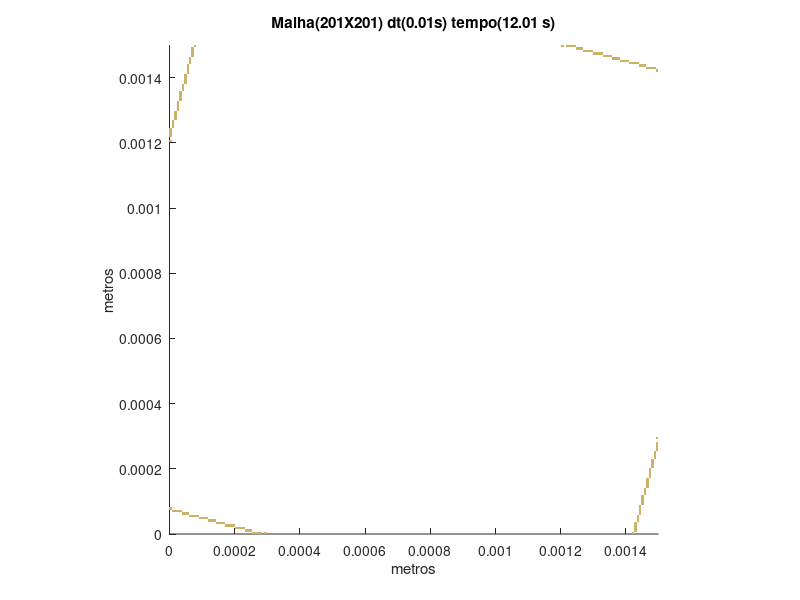

The MATLAB source for this figure:
set (gca,'PlotBoxAspectRatio',[1 1 1],'Xlim',[0,0.0015],'Ylim',[0,0.0015])
hold on
title('Malha(201X201) dt(0.01s) tempo(12.01 s)')
hold on
ylabel('metros')
hold on
xlabel('metros')
hold on

fill([0.000253731343283582 0.000253731343283582 0.000261194029850746 0.000261194029850746],[0 7.46268656716418E-06 7.46268656716418E-06 0],[0.8,0.7,0.4],'LineStyle','none')

fill([0.000261194029850746 0.000261194029850746 0.00026865671641791 0.00026865671641791],[0 7.46268656716418E-06 7.46268656716418E-06 0],[0.8,0.7,0.4],'LineStyle','none')

fill([0.00026865671641791 0.00026865671641791 0.000276119402985075 0.000276119402985075],[0 7.46268656716418E-06 7.46268656716418E-06 0],[0.8,0.7,0.4],'LineStyle','none')

fill([0.000276119402985075 0.000276119402985075 0.000283582089552239 0.000283582089552239],[0 7.46268656716418E-06 7.46268656716418E-06 0],[0.8,0.7,0.4],'LineStyle','none')

fill([0.000291044776119403 0.000291044776119403 0.000298507462686567 0.000298507462686567],[0 7.46268656716418E-06 7.46268656716418E-06 0],[0.8,0.7,0.4],'LineStyle','none')

fill([0.00141791044776119 0.00141791044776119 0.00142537313432836 0.00142537313432836],[0 7.46268656716418E-06 7.46268656716418E-06 0],[0.8,0.7,0.4],'LineStyle','none')

fill([0.00023134328358209 0.00023134328358209 0.000238805970149254 0.000238805970149254],[7.46268656716418E-06 1.49253731343284E-05 1.49253731343284E-05 7.46268656716418E-06],[0.8,0.7,0.4],'LineStyle','none')

fill([0.000238805970149254 0.000238805970149254 0.000246268656716418 0.000246268656716418],[7.46268656716418E-06 1.49253731343284E-05 1.49253731343284E-05 7.46268656716418E-06],[0.8,0.7,0.4],'LineStyle','none')

fill([0.000246268656716418 0.000246268656716418 0.000253731343283582 0.000253731343283582],[7.46268656716418E-06 1.49253731343284E-05 1.49253731343284E-05 7.46268656716418E-06],[0.8,0.7,0.4],'LineStyle','none')

fill([0.00142537313432836 0.00142537313432836 0.00143283582089552 0.00143283582089552],[7.46268656716418E-06 1.49253731343284E-05 1.49253731343284E-05 7.46268656716418E-06],[0.8,0.7,0.4],'LineStyle','none')

fill([0.000201492537313433 0.000201492537313433 0.000208955223880597 0.000208955223880597],[1.49253731343284E-05 2.23880597014925E-05 2.23880597014925E-05 1.49253731343284E-05],[0.8,0.7,0.4],'LineStyle','none')

fill([0.000208955223880597 0.000208955223880597 0.000216417910447761 0.000216417910447761],[1.49253731343284E-05 2.23880597014925E-05 2.23880597014925E-05 1.49253731343284E-05],[0.8,0.7,0.4],'LineStyle','none')

fill([0.000216417910447761 0.000216417910447761 0.000223880597014925 0.000223880597014925],[1.49253731343284E-05 2.23880597014925E-05 2.23880597014925E-05 1.49253731343284E-05],[0.8,0.7,0.4],'LineStyle','none')

fill([0.000223880597014925 0.000223880597014925 0.00023134328358209 0.00023134328358209],[1.49253731343284E-05 2.23880597014925E-05 2.23880597014925E-05 1.49253731343284E-05],[0.8,0.7,0.4],'LineStyle','none')

fill([0.00142537313432836 0.00142537313432836 0.00143283582089552 0.00143283582089552],[1.49253731343284E-05 2.23880597014925E-05 2.23880597014925E-05 1.49253731343284E-05],[0.8,0.7,0.4],'LineStyle','none')

fill([0.000171641791044776 0.000171641791044776 0.00017910447761194 0.00017910447761194],[2.23880597014925E-05 2.98507462686567E-05 2.98507462686567E-05 2.23880597014925E-05],[0.8,0.7,0.4],'LineStyle','none')

fill([0.00017910447761194 0.00017910447761194 0.000186567164179104 0.000186567164179104],[2.23880597014925E-05 2.98507462686567E-05 2.98507462686567E-05 2.23880597014925E-05],[0.8,0.7,0.4],'LineStyle','none')

fill([0.000186567164179104 0.000186567164179104 0.000194029850746269 0.000194029850746269],[2.23880597014925E-05 2.98507462686567E-05 2.98507462686567E-05 2.23880597014925E-05],[0.8,0.7,0.4],'LineStyle','none')

fill([0.000194029850746269 0.000194029850746269 0.000201492537313433 0.000201492537313433],[2.23880597014925E-05 2.98507462686567E-05 2.98507462686567E-05 2.23880597014925E-05],[0.8,0.7,0.4],'LineStyle','none')

fill([0.00142537313432836 0.00142537313432836 0.00143283582089552 0.00143283582089552],[2.23880597014925E-05 2.98507462686567E-05 2.98507462686567E-05 2.23880597014925E-05],[0.8,0.7,0.4],'LineStyle','none')

fill([0.000141791044776119 0.000141791044776119 0.000149253731343284 0.000149253731343284],[2.98507462686567E-05 3.73134328358209E-05 3.73134328358209E-05 2.98507462686567E-05],[0.8,0.7,0.4],'LineStyle','none')

fill([0.000149253731343284 0.000149253731343284 0.000156716417910448 0.000156716417910448],[2.98507462686567E-05 3.73134328358209E-05 3.73134328358209E-05 2.98507462686567E-05],[0.8,0.7,0.4],'LineStyle','none')

fill([0.000156716417910448 0.000156716417910448 0.000164179104477612 0.000164179104477612],[2.98507462686567E-05 3.73134328358209E-05 3.73134328358209E-05 2.98507462686567E-05],[0.8,0.7,0.4],'LineStyle','none')

fill([0.000164179104477612 0.000164179104477612 0.000171641791044776 0.000171641791044776],[2.98507462686567E-05 3.73134328358209E-05 3.73134328358209E-05 2.98507462686567E-05],[0.8,0.7,0.4],'LineStyle','none')

fill([0.00142537313432836 0.00142537313432836 0.00143283582089552 0.00143283582089552],[2.98507462686567E-05 3.73134328358209E-05 3.73134328358209E-05 2.98507462686567E-05],[0.8,0.7,0.4],'LineStyle','none')

fill([0.000119402985074627 0.000119402985074627 0.000126865671641791 0.000126865671641791],[3.73134328358209E-05 4.47761194029851E-05 4.47761194029851E-05 3.73134328358209E-05],[0.8,0.7,0.4],'LineStyle','none')

fill([0.000126865671641791 0.000126865671641791 0.000134328358208955 0.000134328358208955],[3.73134328358209E-05 4.47761194029851E-05 4.47761194029851E-05 3.73134328358209E-05],[0.8,0.7,0.4],'LineStyle','none')

fill([0.000134328358208955 0.000134328358208955 0.000141791044776119 0.000141791044776119],[3.73134328358209E-05 4.47761194029851E-05 4.47761194029851E-05 3.73134328358209E-05],[0.8,0.7,0.4],'LineStyle','none')

fill([0.00143283582089552 0.00143283582089552 0.00144029850746269 0.00144029850746269],[3.73134328358209E-05 4.47761194029851E-05 4.47761194029851E-05 3.73134328358209E-05],[0.8,0.7,0.4],'LineStyle','none')

fill([8.95522388059702E-05 8.95522388059702E-05 9.70149253731343E-05 9.70149253731343E-05],[4.47761194029851E-05 5.22388059701493E-05 5.22388059701493E-05 4.47761194029851E-05],[0.8,0.7,0.4],'LineStyle','none')

fill([9.70149253731343E-05 9.70149253731343E-05 0.000104477611940299 0.000104477611940299],[4.47761194029851E-05 5.22388059701493E-05 5.22388059701493E-05 4.47761194029851E-05],[0.8,0.7,0.4],'LineStyle','none')

fill([0.000104477611940299 0.000104477611940299 0.000111940298507463 0.000111940298507463],[4.47761194029851E-05 5.22388059701493E-05 5.22388059701493E-05 4.47761194029851E-05],[0.8,0.7,0.4],'LineStyle','none')

fill([0.000111940298507463 0.000111940298507463 0.000119402985074627 0.000119402985074627],[4.47761194029851E-05 5.22388059701493E-05 5.22388059701493E-05 4.47761194029851E-05],[0.8,0.7,0.4],'LineStyle','none')

fill([0.00143283582089552 0.00143283582089552 0.00144029850746269 0.00144029850746269],[4.47761194029851E-05 5.22388059701493E-05 5.22388059701493E-05 4.47761194029851E-05],[0.8,0.7,0.4],'LineStyle','none')

fill([5.97014925373134E-05 5.97014925373134E-05 6.71641791044776E-05 6.71641791044776E-05],[5.22388059701493E-05 5.97014925373134E-05 5.97014925373134E-05 5.22388059701493E-05],[0.8,0.7,0.4],'LineStyle','none')

fill([6.71641791044776E-05 6.71641791044776E-05 7.46268656716418E-05 7.46268656716418E-05],[5.22388059701493E-05 5.97014925373134E-05 5.97014925373134E-05 5.22388059701493E-05],[0.8,0.7,0.4],'LineStyle','none')

fill([7.46268656716418E-05 7.46268656716418E-05 8.2089552238806E-05 8.2089552238806E-05],[5.22388059701493E-05 5.97014925373134E-05 5.97014925373134E-05 5.22388059701493E-05],[0.8,0.7,0.4],'LineStyle','none')

fill([8.2089552238806E-05 8.2089552238806E-05 8.95522388059702E-05 8.95522388059702E-05],[5.22388059701493E-05 5.97014925373134E-05 5.97014925373134E-05 5.22388059701493E-05],[0.8,0.7,0.4],'LineStyle','none')

fill([0.00143283582089552 0.00143283582089552 0.00144029850746269 0.00144029850746269],[5.22388059701493E-05 5.97014925373134E-05 5.97014925373134E-05 5.22388059701493E-05],[0.8,0.7,0.4],'LineStyle','none')

fill([3.73134328358209E-05 3.73134328358209E-05 4.47761194029851E-05 4.47761194029851E-05],[5.97014925373134E-05 6.71641791044776E-05 6.71641791044776E-05 5.97014925373134E-05],[0.8,0.7,0.4],'LineStyle','none')

fill([4.47761194029851E-05 4.47761194029851E-05 5.22388059701493E-05 5.22388059701493E-05],[5.97014925373134E-05 6.71641791044776E-05 6.71641791044776E-05 5.97014925373134E-05],[0.8,0.7,0.4],'LineStyle','none')

fill([5.22388059701493E-05 5.22388059701493E-05 5.97014925373134E-05 5.97014925373134E-05],[5.97014925373134E-05 6.71641791044776E-05 6.71641791044776E-05 5.97014925373134E-05],[0.8,0.7,0.4],'LineStyle','none')

fill([0.00144029850746269 0.00144029850746269 0.00144776119402985 0.00144776119402985],[5.97014925373134E-05 6.71641791044776E-05 6.71641791044776E-05 5.97014925373134E-05],[0.8,0.7,0.4],'LineStyle','none')

fill([7.46268656716418E-06 7.46268656716418E-06 1.49253731343284E-05 1.49253731343284E-05],[6.71641791044776E-05 7.46268656716418E-05 7.46268656716418E-05 6.71641791044776E-05],[0.8,0.7,0.4],'LineStyle','none')

fill([1.49253731343284E-05 1.49253731343284E-05 2.23880597014925E-05 2.23880597014925E-05],[6.71641791044776E-05 7.46268656716418E-05 7.46268656716418E-05 6.71641791044776E-05],[0.8,0.7,0.4],'LineStyle','none')

fill([2.23880597014925E-05 2.23880597014925E-05 2.98507462686567E-05 2.98507462686567E-05],[6.71641791044776E-05 7.46268656716418E-05 7.46268656716418E-05 6.71641791044776E-05],[0.8,0.7,0.4],'LineStyle','none')

fill([2.98507462686567E-05 2.98507462686567E-05 3.73134328358209E-05 3.73134328358209E-05],[6.71641791044776E-05 7.46268656716418E-05 7.46268656716418E-05 6.71641791044776E-05],[0.8,0.7,0.4],'LineStyle','none')

fill([0.00144029850746269 0.00144029850746269 0.00144776119402985 0.00144776119402985],[6.71641791044776E-05 7.46268656716418E-05 7.46268656716418E-05 6.71641791044776E-05],[0.8,0.7,0.4],'LineStyle','none')

fill([0 0 7.46268656716418E-06 7.46268656716418E-06],[7.46268656716418E-05 8.2089552238806E-05 8.2089552238806E-05 7.46268656716418E-05],[0.8,0.7,0.4],'LineStyle','none')

fill([0.00144029850746269 0.00144029850746269 0.00144776119402985 0.00144776119402985],[7.46268656716418E-05 8.2089552238806E-05 8.2089552238806E-05 7.46268656716418E-05],[0.8,0.7,0.4],'LineStyle','none')

fill([0.00144029850746269 0.00144029850746269 0.00144776119402985 0.00144776119402985],[8.2089552238806E-05 8.95522388059702E-05 8.95522388059702E-05 8.2089552238806E-05],[0.8,0.7,0.4],'LineStyle','none')

fill([0.00144776119402985 0.00144776119402985 0.00145522388059702 0.00145522388059702],[8.95522388059702E-05 9.70149253731343E-05 9.70149253731343E-05 8.95522388059702E-05],[0.8,0.7,0.4],'LineStyle','none')

fill([0.00144776119402985 0.00144776119402985 0.00145522388059702 0.00145522388059702],[9.70149253731343E-05 0.000104477611940299 0.000104477611940299 9.70149253731343E-05],[0.8,0.7,0.4],'LineStyle','none')

fill([0.00144776119402985 0.00144776119402985 0.00145522388059702 0.00145522388059702],[0.000104477611940299 0.000111940298507463 0.000111940298507463 0.000104477611940299],[0.8,0.7,0.4],'LineStyle','none')

fill([0.00144776119402985 0.00144776119402985 0.00145522388059702 0.00145522388059702],[0.000111940298507463 0.000119402985074627 0.000119402985074627 0.000111940298507463],[0.8,0.7,0.4],'LineStyle','none')

fill([0.00145522388059702 0.00145522388059702 0.00146268656716418 0.00146268656716418],[0.000119402985074627 0.000126865671641791 0.000126865671641791 0.000119402985074627],[0.8,0.7,0.4],'LineStyle','none')

fill([0.00145522388059702 0.00145522388059702 0.00146268656716418 0.00146268656716418],[0.000126865671641791 0.000134328358208955 0.000134328358208955 0.000126865671641791],[0.8,0.7,0.4],'LineStyle','none')

fill([0.00145522388059702 0.00145522388059702 0.00146268656716418 0.00146268656716418],[0.000134328358208955 0.000141791044776119 0.000141791044776119 0.000134328358208955],[0.8,0.7,0.4],'LineStyle','none')

fill([0.00146268656716418 0.00146268656716418 0.00147014925373134 0.00147014925373134],[0.000141791044776119 0.000149253731343284 0.000149253731343284 0.000141791044776119],[0.8,0.7,0.4],'LineStyle','none')

fill([0.00146268656716418 0.00146268656716418 0.00147014925373134 0.00147014925373134],[0.000149253731343284 0.000156716417910448 0.000156716417910448 0.000149253731343284],[0.8,0.7,0.4],'LineStyle','none')

fill([0.00146268656716418 0.00146268656716418 0.00147014925373134 0.00147014925373134],[0.000156716417910448 0.000164179104477612 0.000164179104477612 0.000156716417910448],[0.8,0.7,0.4],'LineStyle','none')

fill([0.00146268656716418 0.00146268656716418 0.00147014925373134 0.00147014925373134],[0.000164179104477612 0.000171641791044776 0.000171641791044776 0.000164179104477612],[0.8,0.7,0.4],'LineStyle','none')

fill([0.00147014925373134 0.00147014925373134 0.00147761194029851 0.00147761194029851],[0.000171641791044776 0.00017910447761194 0.00017910447761194 0.000171641791044776],[0.8,0.7,0.4],'LineStyle','none')

fill([0.00147014925373134 0.00147014925373134 0.00147761194029851 0.00147761194029851],[0.00017910447761194 0.000186567164179104 0.000186567164179104 0.00017910447761194],[0.8,0.7,0.4],'LineStyle','none')

fill([0.00147014925373134 0.00147014925373134 0.00147761194029851 0.00147761194029851],[0.000186567164179104 0.000194029850746269 0.000194029850746269 0.000186567164179104],[0.8,0.7,0.4],'LineStyle','none')

fill([0.00147014925373134 0.00147014925373134 0.00147761194029851 0.00147761194029851],[0.000194029850746269 0.000201492537313433 0.000201492537313433 0.000194029850746269],[0.8,0.7,0.4],'LineStyle','none')

fill([0.00147761194029851 0.00147761194029851 0.00148507462686567 0.00148507462686567],[0.000201492537313433 0.000208955223880597 0.000208955223880597 0.000201492537313433],[0.8,0.7,0.4],'LineStyle','none')

fill([0.00147761194029851 0.00147761194029851 0.00148507462686567 0.00148507462686567],[0.000208955223880597 0.000216417910447761 0.000216417910447761 0.000208955223880597],[0.8,0.7,0.4],'LineStyle','none')

fill([0.00147761194029851 0.00147761194029851 0.00148507462686567 0.00148507462686567],[0.000216417910447761 0.000223880597014925 0.000223880597014925 0.000216417910447761],[0.8,0.7,0.4],'LineStyle','none')

fill([0.00147761194029851 0.00147761194029851 0.00148507462686567 0.00148507462686567],[0.000223880597014925 0.00023134328358209 0.00023134328358209 0.000223880597014925],[0.8,0.7,0.4],'LineStyle','none')

fill([0.00148507462686567 0.00148507462686567 0.00149253731343284 0.00149253731343284],[0.00023134328358209 0.000238805970149254 0.000238805970149254 0.00023134328358209],[0.8,0.7,0.4],'LineStyle','none')

fill([0.00148507462686567 0.00148507462686567 0.00149253731343284 0.00149253731343284],[0.000238805970149254 0.000246268656716418 0.000246268656716418 0.000238805970149254],[0.8,0.7,0.4],'LineStyle','none')

fill([0.00148507462686567 0.00148507462686567 0.00149253731343284 0.00149253731343284],[0.000246268656716418 0.000253731343283582 0.000253731343283582 0.000246268656716418],[0.8,0.7,0.4],'LineStyle','none')

fill([0.00149253731343284 0.00149253731343284 0.0015 0.0015],[0.000253731343283582 0.000261194029850746 0.000261194029850746 0.000253731343283582],[0.8,0.7,0.4],'LineStyle','none')

fill([0.00149253731343284 0.00149253731343284 0.0015 0.0015],[0.000261194029850746 0.00026865671641791 0.00026865671641791 0.000261194029850746],[0.8,0.7,0.4],'LineStyle','none')

fill([0.00149253731343284 0.00149253731343284 0.0015 0.0015],[0.00026865671641791 0.000276119402985075 0.000276119402985075 0.00026865671641791],[0.8,0.7,0.4],'LineStyle','none')

fill([0.00149253731343284 0.00149253731343284 0.0015 0.0015],[0.000276119402985075 0.000283582089552239 0.000283582089552239 0.000276119402985075],[0.8,0.7,0.4],'LineStyle','none')

fill([0.00149253731343284 0.00149253731343284 0.0015 0.0015],[0.000291044776119403 0.000298507462686567 0.000298507462686567 0.000291044776119403],[0.8,0.7,0.4],'LineStyle','none')

fill([0 0 7.46268656716418E-06 7.46268656716418E-06],[0.00120149253731343 0.0012089552238806 0.0012089552238806 0.00120149253731343],[0.8,0.7,0.4],'LineStyle','none')

fill([0 0 7.46268656716418E-06 7.46268656716418E-06],[0.00121641791044776 0.00122388059701493 0.00122388059701493 0.00121641791044776],[0.8,0.7,0.4],'LineStyle','none')

fill([0 0 7.46268656716418E-06 7.46268656716418E-06],[0.00122388059701493 0.00123134328358209 0.00123134328358209 0.00122388059701493],[0.8,0.7,0.4],'LineStyle','none')

fill([0 0 7.46268656716418E-06 7.46268656716418E-06],[0.00123134328358209 0.00123880597014925 0.00123880597014925 0.00123134328358209],[0.8,0.7,0.4],'LineStyle','none')

fill([0 0 7.46268656716418E-06 7.46268656716418E-06],[0.00123880597014925 0.00124626865671642 0.00124626865671642 0.00123880597014925],[0.8,0.7,0.4],'LineStyle','none')

fill([7.46268656716418E-06 7.46268656716418E-06 1.49253731343284E-05 1.49253731343284E-05],[0.00124626865671642 0.00125373134328358 0.00125373134328358 0.00124626865671642],[0.8,0.7,0.4],'LineStyle','none')

fill([7.46268656716418E-06 7.46268656716418E-06 1.49253731343284E-05 1.49253731343284E-05],[0.00125373134328358 0.00126119402985075 0.00126119402985075 0.00125373134328358],[0.8,0.7,0.4],'LineStyle','none')

fill([7.46268656716418E-06 7.46268656716418E-06 1.49253731343284E-05 1.49253731343284E-05],[0.00126119402985075 0.00126865671641791 0.00126865671641791 0.00126119402985075],[0.8,0.7,0.4],'LineStyle','none')

fill([1.49253731343284E-05 1.49253731343284E-05 2.23880597014925E-05 2.23880597014925E-05],[0.00126865671641791 0.00127611940298507 0.00127611940298507 0.00126865671641791],[0.8,0.7,0.4],'LineStyle','none')

fill([1.49253731343284E-05 1.49253731343284E-05 2.23880597014925E-05 2.23880597014925E-05],[0.00127611940298507 0.00128358208955224 0.00128358208955224 0.00127611940298507],[0.8,0.7,0.4],'LineStyle','none')

fill([1.49253731343284E-05 1.49253731343284E-05 2.23880597014925E-05 2.23880597014925E-05],[0.00128358208955224 0.0012910447761194 0.0012910447761194 0.00128358208955224],[0.8,0.7,0.4],'LineStyle','none')

fill([1.49253731343284E-05 1.49253731343284E-05 2.23880597014925E-05 2.23880597014925E-05],[0.0012910447761194 0.00129850746268657 0.00129850746268657 0.0012910447761194],[0.8,0.7,0.4],'LineStyle','none')

fill([2.23880597014925E-05 2.23880597014925E-05 2.98507462686567E-05 2.98507462686567E-05],[0.00129850746268657 0.00130597014925373 0.00130597014925373 0.00129850746268657],[0.8,0.7,0.4],'LineStyle','none')

fill([2.23880597014925E-05 2.23880597014925E-05 2.98507462686567E-05 2.98507462686567E-05],[0.00130597014925373 0.0013134328358209 0.0013134328358209 0.00130597014925373],[0.8,0.7,0.4],'LineStyle','none')

fill([2.23880597014925E-05 2.23880597014925E-05 2.98507462686567E-05 2.98507462686567E-05],[0.0013134328358209 0.00132089552238806 0.00132089552238806 0.0013134328358209],[0.8,0.7,0.4],'LineStyle','none')

fill([2.23880597014925E-05 2.23880597014925E-05 2.98507462686567E-05 2.98507462686567E-05],[0.00132089552238806 0.00132835820895522 0.00132835820895522 0.00132089552238806],[0.8,0.7,0.4],'LineStyle','none')

fill([2.98507462686567E-05 2.98507462686567E-05 3.73134328358209E-05 3.73134328358209E-05],[0.00132835820895522 0.00133582089552239 0.00133582089552239 0.00132835820895522],[0.8,0.7,0.4],'LineStyle','none')

fill([2.98507462686567E-05 2.98507462686567E-05 3.73134328358209E-05 3.73134328358209E-05],[0.00133582089552239 0.00134328358208955 0.00134328358208955 0.00133582089552239],[0.8,0.7,0.4],'LineStyle','none')

fill([2.98507462686567E-05 2.98507462686567E-05 3.73134328358209E-05 3.73134328358209E-05],[0.00134328358208955 0.00135074626865672 0.00135074626865672 0.00134328358208955],[0.8,0.7,0.4],'LineStyle','none')

fill([2.98507462686567E-05 2.98507462686567E-05 3.73134328358209E-05 3.73134328358209E-05],[0.00135074626865672 0.00135820895522388 0.00135820895522388 0.00135074626865672],[0.8,0.7,0.4],'LineStyle','none')

fill([3.73134328358209E-05 3.73134328358209E-05 4.47761194029851E-05 4.47761194029851E-05],[0.00135820895522388 0.00136567164179104 0.00136567164179104 0.00135820895522388],[0.8,0.7,0.4],'LineStyle','none')

fill([3.73134328358209E-05 3.73134328358209E-05 4.47761194029851E-05 4.47761194029851E-05],[0.00136567164179104 0.00137313432835821 0.00137313432835821 0.00136567164179104],[0.8,0.7,0.4],'LineStyle','none')

fill([3.73134328358209E-05 3.73134328358209E-05 4.47761194029851E-05 4.47761194029851E-05],[0.00137313432835821 0.00138059701492537 0.00138059701492537 0.00137313432835821],[0.8,0.7,0.4],'LineStyle','none')

fill([4.47761194029851E-05 4.47761194029851E-05 5.22388059701493E-05 5.22388059701493E-05],[0.00138059701492537 0.00138805970149254 0.00138805970149254 0.00138059701492537],[0.8,0.7,0.4],'LineStyle','none')

fill([4.47761194029851E-05 4.47761194029851E-05 5.22388059701493E-05 5.22388059701493E-05],[0.00138805970149254 0.0013955223880597 0.0013955223880597 0.00138805970149254],[0.8,0.7,0.4],'LineStyle','none')

fill([4.47761194029851E-05 4.47761194029851E-05 5.22388059701493E-05 5.22388059701493E-05],[0.0013955223880597 0.00140298507462687 0.00140298507462687 0.0013955223880597],[0.8,0.7,0.4],'LineStyle','none')

fill([4.47761194029851E-05 4.47761194029851E-05 5.22388059701493E-05 5.22388059701493E-05],[0.00140298507462687 0.00141044776119403 0.00141044776119403 0.00140298507462687],[0.8,0.7,0.4],'LineStyle','none')

fill([5.22388059701493E-05 5.22388059701493E-05 5.97014925373134E-05 5.97014925373134E-05],[0.00141044776119403 0.00141791044776119 0.00141791044776119 0.00141044776119403],[0.8,0.7,0.4],'LineStyle','none')

fill([5.22388059701493E-05 5.22388059701493E-05 5.97014925373134E-05 5.97014925373134E-05],[0.00141791044776119 0.00142537313432836 0.00142537313432836 0.00141791044776119],[0.8,0.7,0.4],'LineStyle','none')

fill([0.00149253731343284 0.00149253731343284 0.0015 0.0015],[0.00141791044776119 0.00142537313432836 0.00142537313432836 0.00141791044776119],[0.8,0.7,0.4],'LineStyle','none')

fill([5.22388059701493E-05 5.22388059701493E-05 5.97014925373134E-05 5.97014925373134E-05],[0.00142537313432836 0.00143283582089552 0.00143283582089552 0.00142537313432836],[0.8,0.7,0.4],'LineStyle','none')

fill([0.00146268656716418 0.00146268656716418 0.00147014925373134 0.00147014925373134],[0.00142537313432836 0.00143283582089552 0.00143283582089552 0.00142537313432836],[0.8,0.7,0.4],'LineStyle','none')

fill([0.00147014925373134 0.00147014925373134 0.00147761194029851 0.00147761194029851],[0.00142537313432836 0.00143283582089552 0.00143283582089552 0.00142537313432836],[0.8,0.7,0.4],'LineStyle','none')

fill([0.00147761194029851 0.00147761194029851 0.00148507462686567 0.00148507462686567],[0.00142537313432836 0.00143283582089552 0.00143283582089552 0.00142537313432836],[0.8,0.7,0.4],'LineStyle','none')

fill([0.00148507462686567 0.00148507462686567 0.00149253731343284 0.00149253731343284],[0.00142537313432836 0.00143283582089552 0.00143283582089552 0.00142537313432836],[0.8,0.7,0.4],'LineStyle','none')

fill([5.22388059701493E-05 5.22388059701493E-05 5.97014925373134E-05 5.97014925373134E-05],[0.00143283582089552 0.00144029850746269 0.00144029850746269 0.00143283582089552],[0.8,0.7,0.4],'LineStyle','none')

fill([0.00144029850746269 0.00144029850746269 0.00144776119402985 0.00144776119402985],[0.00143283582089552 0.00144029850746269 0.00144029850746269 0.00143283582089552],[0.8,0.7,0.4],'LineStyle','none')

fill([0.00144776119402985 0.00144776119402985 0.00145522388059702 0.00145522388059702],[0.00143283582089552 0.00144029850746269 0.00144029850746269 0.00143283582089552],[0.8,0.7,0.4],'LineStyle','none')

fill([0.00145522388059702 0.00145522388059702 0.00146268656716418 0.00146268656716418],[0.00143283582089552 0.00144029850746269 0.00144029850746269 0.00143283582089552],[0.8,0.7,0.4],'LineStyle','none')

fill([5.97014925373134E-05 5.97014925373134E-05 6.71641791044776E-05 6.71641791044776E-05],[0.00144029850746269 0.00144776119402985 0.00144776119402985 0.00144029850746269],[0.8,0.7,0.4],'LineStyle','none')

fill([0.00141044776119403 0.00141044776119403 0.00141791044776119 0.00141791044776119],[0.00144029850746269 0.00144776119402985 0.00144776119402985 0.00144029850746269],[0.8,0.7,0.4],'LineStyle','none')

fill([0.00141791044776119 0.00141791044776119 0.00142537313432836 0.00142537313432836],[0.00144029850746269 0.00144776119402985 0.00144776119402985 0.00144029850746269],[0.8,0.7,0.4],'LineStyle','none')

fill([0.00142537313432836 0.00142537313432836 0.00143283582089552 0.00143283582089552],[0.00144029850746269 0.00144776119402985 0.00144776119402985 0.00144029850746269],[0.8,0.7,0.4],'LineStyle','none')

fill([0.00143283582089552 0.00143283582089552 0.00144029850746269 0.00144029850746269],[0.00144029850746269 0.00144776119402985 0.00144776119402985 0.00144029850746269],[0.8,0.7,0.4],'LineStyle','none')

fill([5.97014925373134E-05 5.97014925373134E-05 6.71641791044776E-05 6.71641791044776E-05],[0.00144776119402985 0.00145522388059702 0.00145522388059702 0.00144776119402985],[0.8,0.7,0.4],'LineStyle','none')

fill([0.00138059701492537 0.00138059701492537 0.00138805970149254 0.00138805970149254],[0.00144776119402985 0.00145522388059702 0.00145522388059702 0.00144776119402985],[0.8,0.7,0.4],'LineStyle','none')

fill([0.00138805970149254 0.00138805970149254 0.0013955223880597 0.0013955223880597],[0.00144776119402985 0.00145522388059702 0.00145522388059702 0.00144776119402985],[0.8,0.7,0.4],'LineStyle','none')

fill([0.0013955223880597 0.0013955223880597 0.00140298507462687 0.00140298507462687],[0.00144776119402985 0.00145522388059702 0.00145522388059702 0.00144776119402985],[0.8,0.7,0.4],'LineStyle','none')

fill([0.00140298507462687 0.00140298507462687 0.00141044776119403 0.00141044776119403],[0.00144776119402985 0.00145522388059702 0.00145522388059702 0.00144776119402985],[0.8,0.7,0.4],'LineStyle','none')

fill([5.97014925373134E-05 5.97014925373134E-05 6.71641791044776E-05 6.71641791044776E-05],[0.00145522388059702 0.00146268656716418 0.00146268656716418 0.00145522388059702],[0.8,0.7,0.4],'LineStyle','none')

fill([0.00135820895522388 0.00135820895522388 0.00136567164179104 0.00136567164179104],[0.00145522388059702 0.00146268656716418 0.00146268656716418 0.00145522388059702],[0.8,0.7,0.4],'LineStyle','none')

fill([0.00136567164179104 0.00136567164179104 0.00137313432835821 0.00137313432835821],[0.00145522388059702 0.00146268656716418 0.00146268656716418 0.00145522388059702],[0.8,0.7,0.4],'LineStyle','none')

fill([0.00137313432835821 0.00137313432835821 0.00138059701492537 0.00138059701492537],[0.00145522388059702 0.00146268656716418 0.00146268656716418 0.00145522388059702],[0.8,0.7,0.4],'LineStyle','none')

fill([6.71641791044776E-05 6.71641791044776E-05 7.46268656716418E-05 7.46268656716418E-05],[0.00146268656716418 0.00147014925373134 0.00147014925373134 0.00146268656716418],[0.8,0.7,0.4],'LineStyle','none')

fill([0.00132835820895522 0.00132835820895522 0.00133582089552239 0.00133582089552239],[0.00146268656716418 0.00147014925373134 0.00147014925373134 0.00146268656716418],[0.8,0.7,0.4],'LineStyle','none')

fill([0.00133582089552239 0.00133582089552239 0.00134328358208955 0.00134328358208955],[0.00146268656716418 0.00147014925373134 0.00147014925373134 0.00146268656716418],[0.8,0.7,0.4],'LineStyle','none')

fill([0.00134328358208955 0.00134328358208955 0.00135074626865672 0.00135074626865672],[0.00146268656716418 0.00147014925373134 0.00147014925373134 0.00146268656716418],[0.8,0.7,0.4],'LineStyle','none')

fill([0.00135074626865672 0.00135074626865672 0.00135820895522388 0.00135820895522388],[0.00146268656716418 0.00147014925373134 0.00147014925373134 0.00146268656716418],[0.8,0.7,0.4],'LineStyle','none')

fill([6.71641791044776E-05 6.71641791044776E-05 7.46268656716418E-05 7.46268656716418E-05],[0.00147014925373134 0.00147761194029851 0.00147761194029851 0.00147014925373134],[0.8,0.7,0.4],'LineStyle','none')

fill([0.00129850746268657 0.00129850746268657 0.00130597014925373 0.00130597014925373],[0.00147014925373134 0.00147761194029851 0.00147761194029851 0.00147014925373134],[0.8,0.7,0.4],'LineStyle','none')

fill([0.00130597014925373 0.00130597014925373 0.0013134328358209 0.0013134328358209],[0.00147014925373134 0.00147761194029851 0.00147761194029851 0.00147014925373134],[0.8,0.7,0.4],'LineStyle','none')

fill([0.0013134328358209 0.0013134328358209 0.00132089552238806 0.00132089552238806],[0.00147014925373134 0.00147761194029851 0.00147761194029851 0.00147014925373134],[0.8,0.7,0.4],'LineStyle','none')

fill([0.00132089552238806 0.00132089552238806 0.00132835820895522 0.00132835820895522],[0.00147014925373134 0.00147761194029851 0.00147761194029851 0.00147014925373134],[0.8,0.7,0.4],'LineStyle','none')

fill([6.71641791044776E-05 6.71641791044776E-05 7.46268656716418E-05 7.46268656716418E-05],[0.00147761194029851 0.00148507462686567 0.00148507462686567 0.00147761194029851],[0.8,0.7,0.4],'LineStyle','none')

fill([0.00126865671641791 0.00126865671641791 0.00127611940298507 0.00127611940298507],[0.00147761194029851 0.00148507462686567 0.00148507462686567 0.00147761194029851],[0.8,0.7,0.4],'LineStyle','none')

fill([0.00127611940298507 0.00127611940298507 0.00128358208955224 0.00128358208955224],[0.00147761194029851 0.00148507462686567 0.00148507462686567 0.00147761194029851],[0.8,0.7,0.4],'LineStyle','none')

fill([0.00128358208955224 0.00128358208955224 0.0012910447761194 0.0012910447761194],[0.00147761194029851 0.00148507462686567 0.00148507462686567 0.00147761194029851],[0.8,0.7,0.4],'LineStyle','none')

fill([0.0012910447761194 0.0012910447761194 0.00129850746268657 0.00129850746268657],[0.00147761194029851 0.00148507462686567 0.00148507462686567 0.00147761194029851],[0.8,0.7,0.4],'LineStyle','none')

fill([6.71641791044776E-05 6.71641791044776E-05 7.46268656716418E-05 7.46268656716418E-05],[0.00148507462686567 0.00149253731343284 0.00149253731343284 0.00148507462686567],[0.8,0.7,0.4],'LineStyle','none')

fill([0.00124626865671642 0.00124626865671642 0.00125373134328358 0.00125373134328358],[0.00148507462686567 0.00149253731343284 0.00149253731343284 0.00148507462686567],[0.8,0.7,0.4],'LineStyle','none')

fill([0.00125373134328358 0.00125373134328358 0.00126119402985075 0.00126119402985075],[0.00148507462686567 0.00149253731343284 0.00149253731343284 0.00148507462686567],[0.8,0.7,0.4],'LineStyle','none')

fill([0.00126119402985075 0.00126119402985075 0.00126865671641791 0.00126865671641791],[0.00148507462686567 0.00149253731343284 0.00149253731343284 0.00148507462686567],[0.8,0.7,0.4],'LineStyle','none')

fill([7.46268656716418E-05 7.46268656716418E-05 8.2089552238806E-05 8.2089552238806E-05],[0.00149253731343284 0.0015 0.0015 0.00149253731343284],[0.8,0.7,0.4],'LineStyle','none')

fill([0.00120149253731343 0.00120149253731343 0.0012089552238806 0.0012089552238806],[0.00149253731343284 0.0015 0.0015 0.00149253731343284],[0.8,0.7,0.4],'LineStyle','none')

fill([0.00121641791044776 0.00121641791044776 0.00122388059701493 0.00122388059701493],[0.00149253731343284 0.0015 0.0015 0.00149253731343284],[0.8,0.7,0.4],'LineStyle','none')

fill([0.00122388059701493 0.00122388059701493 0.00123134328358209 0.00123134328358209],[0.00149253731343284 0.0015 0.0015 0.00149253731343284],[0.8,0.7,0.4],'LineStyle','none')

fill([0.00123134328358209 0.00123134328358209 0.00123880597014925 0.00123880597014925],[0.00149253731343284 0.0015 0.0015 0.00149253731343284],[0.8,0.7,0.4],'LineStyle','none')

fill([0.00123880597014925 0.00123880597014925 0.00124626865671642 0.00124626865671642],[0.00149253731343284 0.0015 0.0015 0.00149253731343284],[0.8,0.7,0.4],'LineStyle','none')
